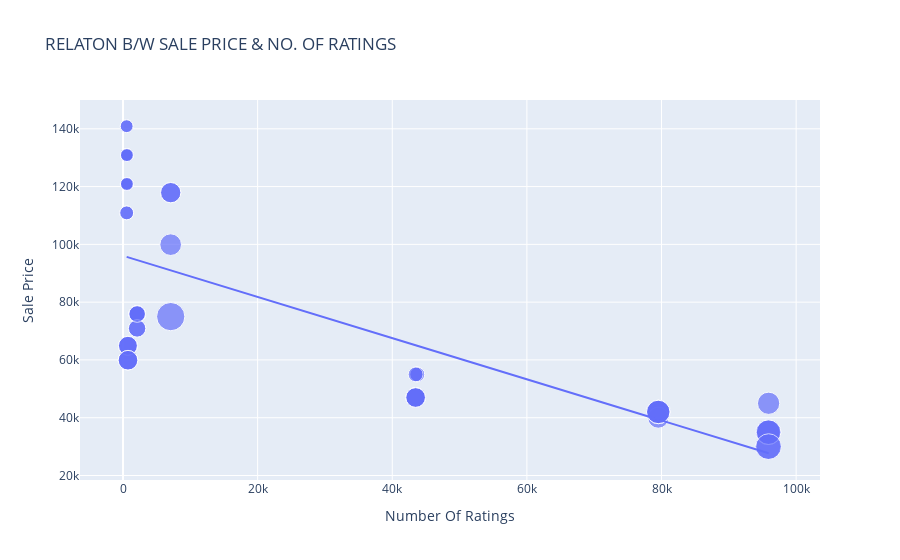

This figure's notebook cell:
### Code cell
figure = px.scatter(data_frame = data , x = "Number Of Ratings" , y = "Sale Price" , size = "Discount Percentage" , trendline = "ols" , title = "RELATON B/W SALE PRICE & NO. OF RATINGS")
figure.show()
